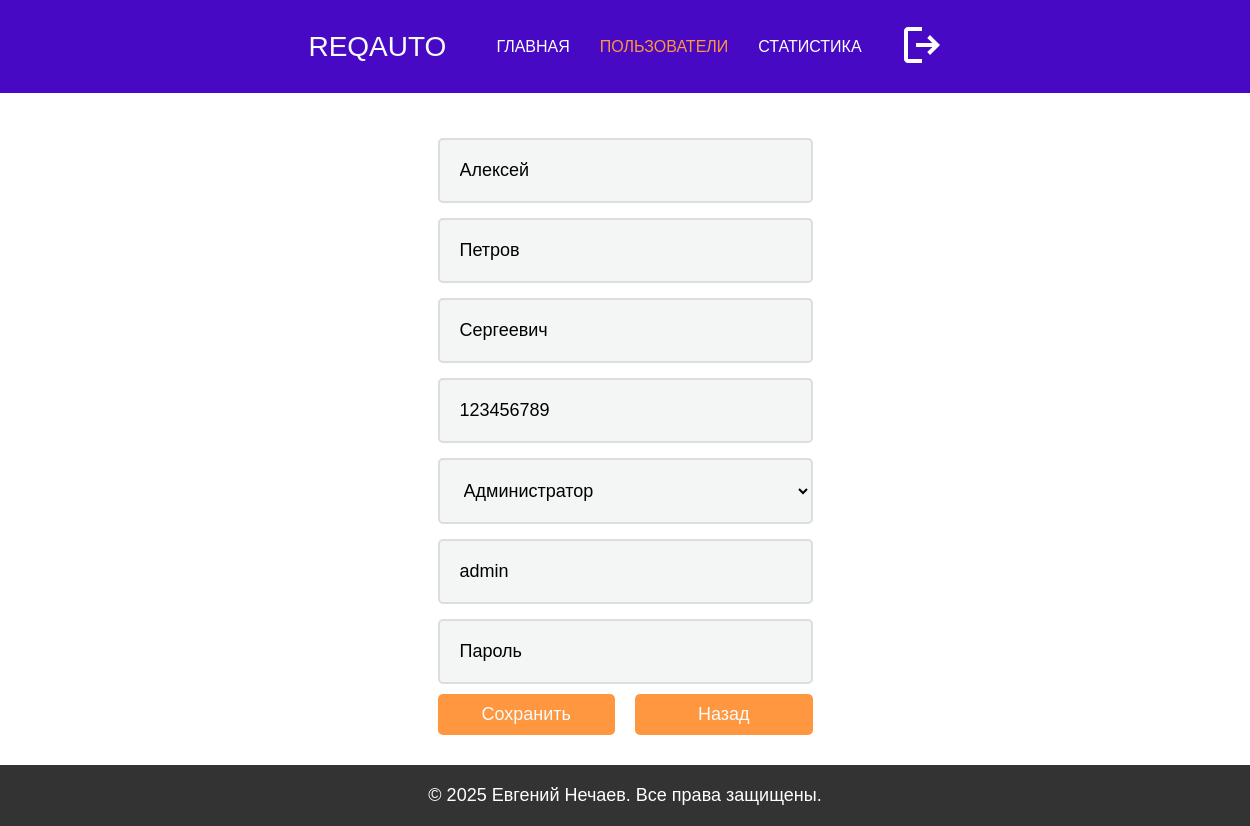
Page /edit_user/1 on the committed database.
### models.py (models this page shows)
class User(db.Model):
    __tablename__ = 'User'
    ID = db.Column(db.Integer, primary_key=True)
    username = db.Column(db.String(50), unique=True)
    password = db.Column(db.String(128))
    firstName = db.Column(db.String(50))
    lastName = db.Column(db.String(50))
    patronymic = db.Column(db.String(50))
    phone = db.Column(db.String(15))
    dateBirth = db.Column(db.Date, nullable=True)
    roleID = db.Column(db.Integer, db.ForeignKey('Role.ID'))
    photo = db.Column(db.String(256), nullable=True)

class Role(db.Model):
    __tablename__ = 'Role'
    ID = db.Column(db.Integer, primary_key=True)
    roleName = db.Column(db.String(50))

### app.py (the view, shortened to what this page needs)
@app.route('/edit_user/<int:user_id>', methods=['GET', 'POST'])
def edit_user(user_id):
    user = User.query.get_or_404(user_id)
    roles = Role.query.all()
    return render_template('edit_user.html', user=user, roles=roles)

### templates/edit_user.html (shortened to what this page needs)
<!DOCTYPE html>
<html lang="en">
<head>
    <link rel="stylesheet" href="/static/styles.css">
    <link rel="stylesheet" href="/static/admin.css">
</head>
<body>
    <header>
        <div class="logo">ReqAuto</div>
        <nav>
            <ul>
                <li><a href="{{ url_for('index') }}">Главная</a></li>
                <li><a href="#" class="active">Пользователи</a></li>
                <li><a href="#">Статистика</a></li>
                <li>
                    <form action="{{ url_for('logout') }}" method="post" class="logout-form">
                        <button type="submit" class="logout-button">
                            <svg xmlns="http://www.w3.org/2000/svg" width="24" height="24" viewBox="0 0 24 24">
                                <path fill="#ffffff" d="M5 21q-.825 0-1.412-.587T3 19V5q0-.825.588-1.412T5 3h7v2H5v14h7v2zm11-4l-1.375-1.45l2.55-2.55H9v-2h8.175l-2.55-2.55L16 7l5 5z"/>
                            </svg>
                        </button>
                    </form>
                </li>
            </ul>
        </nav>
    </header>
    <main>
        <section class="horizontal-center-container">
            <form class="form" method="POST">
                <input class="form-input h3" type="text" name="firstName" value="{{ user.firstName }}" placeholder="Имя" required />
                <input class="form-input h3" type="text" name="lastName" value="{{ user.lastName }}" placeholder="Фамилия" required />
                <input class="form-input h3" type="text" name="patronymic" value="{{ user.patronymic }}" placeholder="Отчество" />
                <input class="form-input h3" type="text" name="phone" value="{{ user.phone }}" placeholder="Телефон" required />
                <select class="form-input h3" id="roleID" name="roleID" required>
                    {% for role in roles %}
                        <option value="{{ role.ID }}" {% if role.ID == user.roleID %}selected{% endif %}>
                            {{ role.roleName }}
                        </option>
                    {% endfor %}
                </select>
                <input class="form-input h3" type="text" name="username" value="{{ user.username }}" placeholder="Логин" />
                <input class="form-input h3" type="password" name="password" placeholder="Пароль" />
                <div class="button-container" style="margin-top: 10px">
                    <button class="button h3 submit-button" type="submit">
                      Сохранить
                    </button>
                    <button class="button h3 submit-button">
                      <a
                        href="{{ url_for('admin_dashboard') }}"
                        class="no-link-style"
                        style="display: block; width: 100%; height: 100%"
                        >Назад</a
                      >
                    </button>
                  </div>
            </form>
        </section>
    </main>
    <footer class="site-footer">
        <p class="h3">&copy; 2025 Евгений Нечаев. Все права защищены.</p>
    </footer>
</body>
</html>

### static/styles.css (style rules this page uses)
html { scroll-behavior: smooth; overflow-x: hidden; }
html, body { display: flex; flex-direction: column; }
html, body, p { margin: 0; padding: 0; }
body { min-height: 100vh; }
main { flex: 1; }
.h3 { text-transform: initial; font-family: "Rubik", sans-serif; font-weight: 100; font-size: 18px; }
header { margin: 0; padding: 20px; background-color: #4709c3; width: 100%; position: sticky; display: flex; justify-content: center; top: 0; z-index: 100; }
.logo { display: flex; font-family: "Montserrat", sans-serif; font-weight: 100; text-transform: uppercase; margin-right: 50px; font-size: 28px; color: #fafbfb; align-items: center; }
nav ul { list-style: none; padding-left: 0; display: flex; justify-content: center; }
nav a { text-decoration: none; color: #fff; display: flex; justify-content: center; }
nav li { display: inline; font-family: "Montserrat", sans-serif; font-weight: 100; text-transform: uppercase; margin: 0 30px 0 0; font-size: 16px; display: flex; justify-content: center; align-items: center; }
.active { color: #ff9640; }
.button { background-color: #f9fafa; width: fit-content; height: fit-content; padding: 10px 20px; max-width: 100%; border-radius: 5px; border-style: none; color: #000; }
.submit-button { margin: 0 auto; margin-top: 20px; background-color: #ff9640; color: #fafbfb; }
.horizontal-center-container { display: flex; justify-content: center; text-align: center; }
.form { display: flex; flex-direction: column; width: fit-content; min-width: 30%; max-width: 80%; padding: 30px; border-radius: 5px; height: 100%; }
.form-input { width: 100%; border-radius: 5px; border: 2px solid #dcddde; margin-top: 15px; background: #f4f5f5; padding: 20px; box-sizing: border-box; outline: none; transition: all 0.3s ease; }
.form-input::placeholder { color: #000; }
.no-link-style { text-decoration: none; color: inherit; }
.button-container { display: flex; justify-content: space-between; width: 100%; }
.button-container button { flex: 1; margin: 0 10px; }
.button-container button:first-child { margin-left: 0; }
.button-container button:last-child { margin-right: 0; }
.logout-button { background: none; border: none; cursor: pointer; }
.logout-button svg { width: 48px; height: 48px; }
.site-footer { background-color: #333; color: #fff; text-align: center; padding: 20px 0; width: 100%; }

### static/admin.css (style rules this page uses)
nav ul { list-style: none; padding-left: 0; display: flex; justify-content: center; margin: 0; }

### rows in the picture
User: firstName "Алексей", lastName "Петров", patronymic "Сергеевич", phone "123456789", roleID "Администратор", username "admin"
